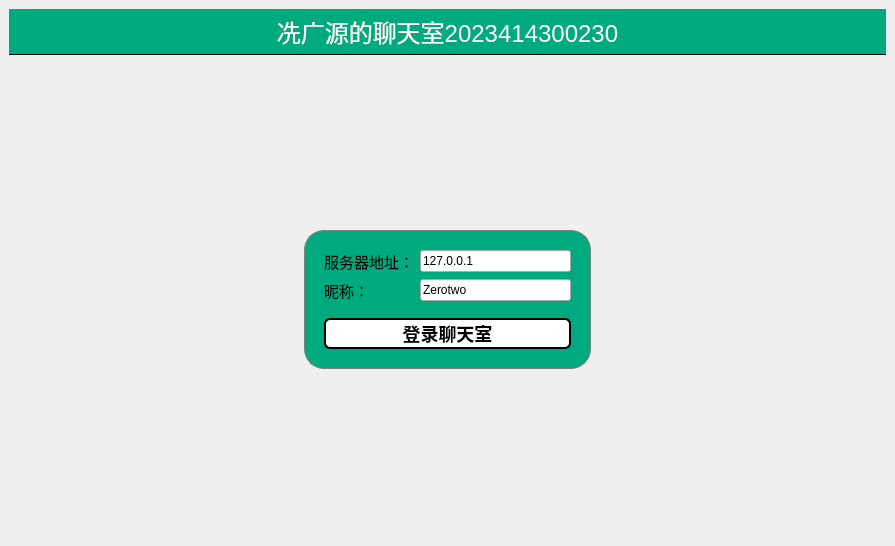
<?xml version="1.0" encoding="UTF-8"?>
<ui version="4.0">
 <class>MainWindow</class>
 <widget class="QMainWindow" name="MainWindow">
  <property name="geometry">
   <rect>
    <x>0</x>
    <y>0</y>
    <width>895</width>
    <height>546</height>
   </rect>
  </property>
  <property name="windowTitle">
   <string>聊天室客户端</string>
  </property>
  <property name="styleSheet">
   <string notr="true">#title {
    color: white;
    font-size: 24px;
    text-align: center;
    padding: 5px;
    background: white;
    border: none;
	border-bottom: 1px solid black;
	background-color: rgba(0,170,127,255);
}

#loginFrame {
    background-color: rgba(0,170,127,255);
    border-radius: 20px;
    padding: 10px;
    border: 1px solid gray;
}

#loginButton {
    background-color:white;
    color: black; /* 白色文字 */
    border: 2px solid #000000; /* 黑色边框 */
    border-radius: 6px;
    font-size: 18px;
    font-weight: bold;
}</string>
  </property>
  <widget class="QWidget" name="centralwidget">
   <layout class="QVBoxLayout" name="verticalLayout">
    <item>
     <widget class="QLabel" name="title">
      <property name="font">
       <font>
        <pointsize>-1</pointsize>
       </font>
      </property>
      <property name="styleSheet">
       <string notr="true"/>
      </property>
      <property name="text">
       <string>冼广源的聊天室2023414300230</string>
      </property>
      <property name="alignment">
       <set>Qt::AlignmentFlag::AlignCenter</set>
      </property>
     </widget>
    </item>
    <item>
     <widget class="QStackedWidget" name="stackedWidget">
      <property name="currentIndex">
       <number>1</number>
      </property>
      <widget class="QWidget" name="chatPage">
       <layout class="QVBoxLayout" name="verticalLayout_2">
        <item>
         <layout class="QHBoxLayout" name="horizontalLayout">
          <item>
           <widget class="QTextEdit" name="roomTextEdit"/>
          </item>
          <item>
           <widget class="QListWidget" name="userListWidget">
            <property name="maximumSize">
             <size>
              <width>120</width>
              <height>16777215</height>
             </size>
            </property>
           </widget>
          </item>
         </layout>
        </item>
        <item>
         <layout class="QHBoxLayout" name="horizontalLayout_2">
          <item>
           <widget class="QLineEdit" name="sayLineEdit"/>
          </item>
          <item>
           <widget class="QPushButton" name="sayBtn">
            <property name="text">
             <string>发送</string>
            </property>
           </widget>
          </item>
          <item>
           <widget class="QPushButton" name="logoutBtn">
            <property name="text">
             <string>退出</string>
            </property>
           </widget>
          </item>
         </layout>
        </item>
       </layout>
      </widget>
      <widget class="QWidget" name="loginPage">
       <layout class="QGridLayout" name="gridLayout_3">
        <item row="0" column="1">
         <spacer name="verticalSpacer_2">
          <property name="orientation">
           <enum>Qt::Orientation::Vertical</enum>
          </property>
          <property name="sizeHint" stdset="0">
           <size>
            <width>20</width>
            <height>153</height>
           </size>
          </property>
         </spacer>
        </item>
        <item row="1" column="0">
         <spacer name="horizontalSpacer">
          <property name="orientation">
           <enum>Qt::Orientation::Horizontal</enum>
          </property>
          <property name="sizeHint" stdset="0">
           <size>
            <width>279</width>
            <height>20</height>
           </size>
          </property>
         </spacer>
        </item>
        <item row="1" column="1">
         <widget class="QFrame" name="loginFrame">
          <property name="minimumSize">
           <size>
            <width>100</width>
            <height>100</height>
           </size>
          </property>
          <property name="frameShape">
           <enum>QFrame::Shape::StyledPanel</enum>
          </property>
          <property name="frameShadow">
           <enum>QFrame::Shadow::Raised</enum>
          </property>
          <layout class="QGridLayout" name="gridLayout_2">
           <item row="0" column="0">
            <layout class="QGridLayout" name="gridLayout">
             <item row="0" column="0">
              <widget class="QLabel" name="label_2">
               <property name="font">
                <font>
                 <pointsize>11</pointsize>
                </font>
               </property>
               <property name="text">
                <string>服务器地址：</string>
               </property>
              </widget>
             </item>
             <item row="0" column="1">
              <widget class="QLineEdit" name="ServerEdit">
               <property name="text">
                <string>127.0.0.1</string>
               </property>
              </widget>
             </item>
             <item row="1" column="0">
              <widget class="QLabel" name="label_3">
               <property name="font">
                <font>
                 <pointsize>11</pointsize>
                </font>
               </property>
               <property name="text">
                <string>昵称：</string>
               </property>
              </widget>
             </item>
             <item row="1" column="1">
              <widget class="QLineEdit" name="UserNameEdit">
               <property name="text">
                <string>Zerotwo</string>
               </property>
              </widget>
             </item>
            </layout>
           </item>
           <item row="1" column="0">
            <spacer name="verticalSpacer">
             <property name="orientation">
              <enum>Qt::Orientation::Vertical</enum>
             </property>
             <property name="sizeType">
              <enum>QSizePolicy::Policy::Fixed</enum>
             </property>
             <property name="sizeHint" stdset="0">
              <size>
               <width>20</width>
               <height>10</height>
              </size>
             </property>
            </spacer>
           </item>
           <item row="2" column="0">
            <widget class="QPushButton" name="loginButton">
             <property name="text">
              <string>登录聊天室</string>
             </property>
            </widget>
           </item>
          </layout>
         </widget>
        </item>
        <item row="1" column="2">
         <spacer name="horizontalSpacer_2">
          <property name="orientation">
           <enum>Qt::Orientation::Horizontal</enum>
          </property>
          <property name="sizeHint" stdset="0">
           <size>
            <width>279</width>
            <height>20</height>
           </size>
          </property>
         </spacer>
        </item>
        <item row="2" column="1">
         <spacer name="verticalSpacer_3">
          <property name="orientation">
           <enum>Qt::Orientation::Vertical</enum>
          </property>
          <property name="sizeHint" stdset="0">
           <size>
            <width>20</width>
            <height>153</height>
           </size>
          </property>
         </spacer>
        </item>
       </layout>
      </widget>
     </widget>
    </item>
   </layout>
  </widget>
 </widget>
 <resources/>
 <connections/>
</ui>
